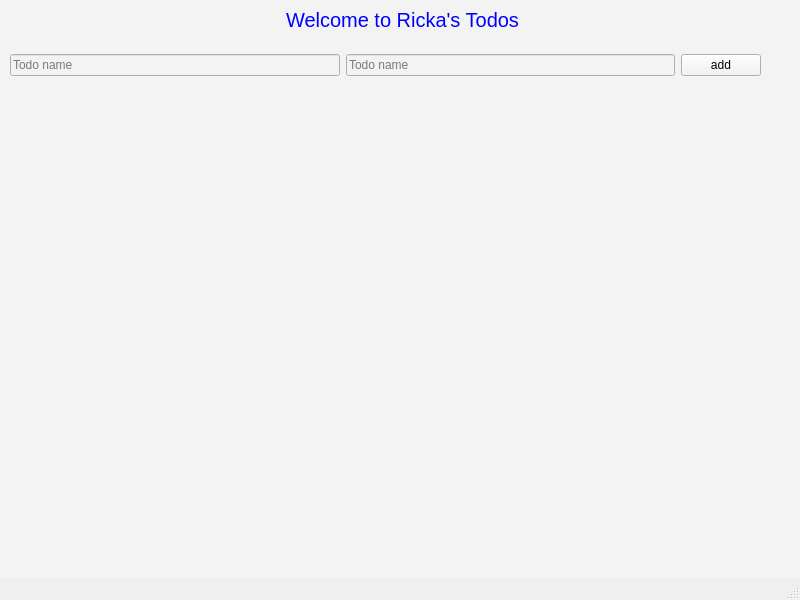
<?xml version="1.0" encoding="UTF-8"?>
<ui version="4.0">
 <class>MainWindow</class>
 <widget class="QMainWindow" name="MainWindow">
  <property name="geometry">
   <rect>
    <x>0</x>
    <y>0</y>
    <width>800</width>
    <height>600</height>
   </rect>
  </property>
  <property name="windowTitle">
   <string>MainWindow</string>
  </property>
  <widget class="QWidget" name="centralwidget">
   <property name="styleSheet">
    <string notr="true">background-color: #f3f3f3</string>
   </property>
   <widget class="QLabel" name="label">
    <property name="geometry">
     <rect>
      <x>7</x>
      <y>10</y>
      <width>791</width>
      <height>20</height>
     </rect>
    </property>
    <property name="styleSheet">
     <string notr="true">color: blue;
font-size: 20px;</string>
    </property>
    <property name="text">
     <string>Welcome to Ricka's Todos</string>
    </property>
    <property name="alignment">
     <set>Qt::AlignCenter</set>
    </property>
   </widget>
   <widget class="QWidget" name="horizontalLayoutWidget">
    <property name="geometry">
     <rect>
      <x>10</x>
      <y>50</y>
      <width>751</width>
      <height>31</height>
     </rect>
    </property>
    <layout class="QHBoxLayout" name="horizontalLayout">
     <item>
      <widget class="QLineEdit" name="input_description">
       <property name="toolTip">
        <string>&lt;html&gt;&lt;head/&gt;&lt;body&gt;&lt;p&gt;name&lt;/p&gt;&lt;/body&gt;&lt;/html&gt;</string>
       </property>
       <property name="alignment">
        <set>Qt::AlignLeading|Qt::AlignLeft|Qt::AlignVCenter</set>
       </property>
       <property name="placeholderText">
        <string>Todo name</string>
       </property>
      </widget>
     </item>
     <item>
      <widget class="QLineEdit" name="input_name">
       <property name="toolTip">
        <string>&lt;html&gt;&lt;head/&gt;&lt;body&gt;&lt;p&gt;name&lt;/p&gt;&lt;/body&gt;&lt;/html&gt;</string>
       </property>
       <property name="alignment">
        <set>Qt::AlignLeading|Qt::AlignLeft|Qt::AlignVCenter</set>
       </property>
       <property name="placeholderText">
        <string>Todo name</string>
       </property>
      </widget>
     </item>
     <item>
      <widget class="QPushButton" name="addButton">
       <property name="styleSheet">
        <string notr="true">color: black;
opacity: 0.8;</string>
       </property>
       <property name="text">
        <string>add</string>
       </property>
      </widget>
     </item>
    </layout>
   </widget>
  </widget>
  <widget class="QStatusBar" name="statusbar"/>
 </widget>
 <resources/>
 <connections/>
</ui>
